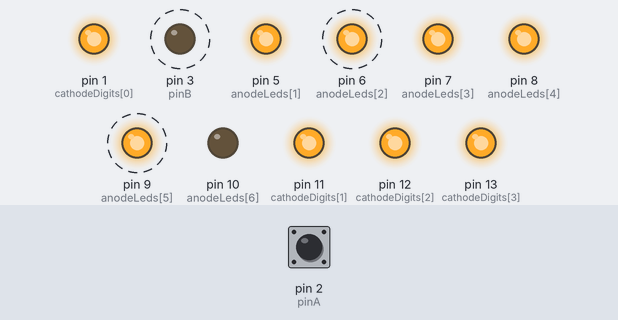
The sketch below on a simulated Arduino Uno, built with avr-gcc and run on an emulated ATmega328P. On the bench: output pins drawn as LEDs (lit = HIGH). Dashed ring = blinking. The test bench sets the inputs (shaded band); at power-on: pin 2 (pinA) HIGH.

Above: at 0.3 s.
At 0.7 s:
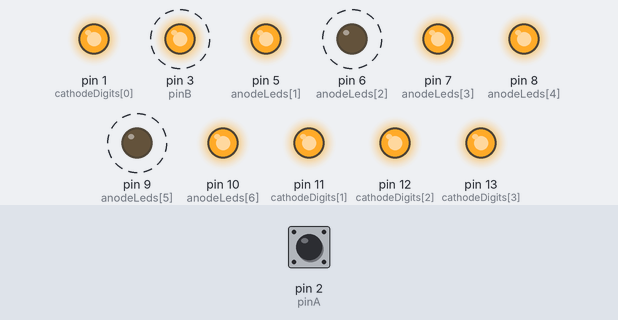
1.3 s: pin 2 (pinA) pulled LOW for 3.2 s
At 1.7 s:
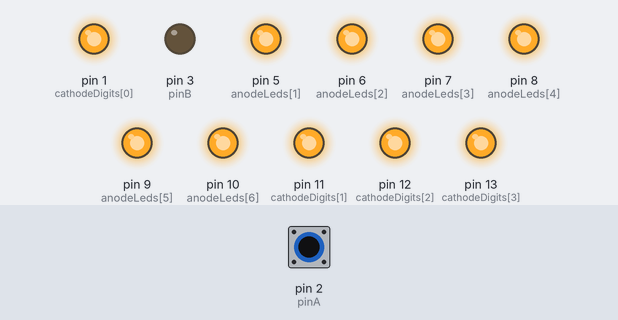
Timing chart, 0 to 12.0 s (numbered marks = the images above; inputs shaded):
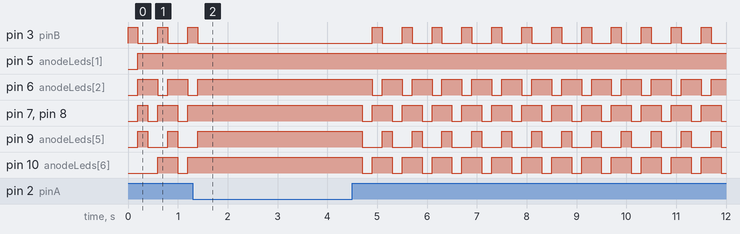

Measured:
- by itself, pin 3 (pinB): repeats every 0.60 s: HIGH 0.20 s, LOW 0.40 s
- by itself, pin 6 (anodeLeds[2]): repeats every 0.60 s: LOW 0.20 s, HIGH 0.40 s
- by itself, pin 9 (anodeLeds[5]): repeats every 0.60 s: LOW 0.40 s, HIGH 0.20 s

The sketch:

Labo05_Opdracht_4.ino
```cpp
int pinA = 2;
int pinB = 3;

//Anode leds
int anodeLeds[] = {3, 5, 6, 7, 8, 9, 10};

//Cathode digits
int cathodeDigits[] = {1, 11, 12, 13};

int eerstedigit, laatstedigit = 0;

int Previous, State;
int counter = 0;
int rot_dir = 0;

void setup() {
  pinMode(pinA, INPUT);
  pinMode(pinB, INPUT);

  digitalWrite (pinA, HIGH);   // enable pull-up
  digitalWrite (pinB, HIGH);   // enable pull-up

  attachInterrupt (digitalPinToInterrupt(pinA), rotaryTurn, FALLING);

  for (int i = 0; i < 7; i++) {
    pinMode(anodeLeds[i], OUTPUT);
  }
  for (int i = 0; i < 4; i++) {
    pinMode(cathodeDigits[i], OUTPUT);
  }
  for (int i = 0; i < 4; i++) {
    digitalWrite(cathodeDigits[i], HIGH);
  }
}

void loop() {

  State = digitalRead(pinA);
  if (State != Previous)
  {
    if (digitalRead(pinB) != State)
    {
      counter++;
      if (counter > 8)
      {
        counter = 8;
      }
      delay(200);
    }
    else
    {
      counter--;
      if (counter < 8)
      {
        counter = 0;
      }
      delay(200);
    }
    switch (counter)
    {
      case 0:
        for (int i = 0; i < 6; i++) {
          digitalWrite(anodeLeds[i], HIGH);
        }
        digitalWrite(anodeLeds[7], LOW);
        break;
      case 1:
        digitalWrite(anodeLeds[0], LOW);
        digitalWrite(anodeLeds[1], HIGH);
        digitalWrite(anodeLeds[2], HIGH);
        for (int i = 3; i < 7; i++) {
          digitalWrite(anodeLeds[i], LOW);
        }
        break;
      case 2:
        digitalWrite(anodeLeds[0], HIGH);
        digitalWrite(anodeLeds[1], HIGH);
        digitalWrite(anodeLeds[2], LOW);
        digitalWrite(anodeLeds[3], HIGH);
        digitalWrite(anodeLeds[4], HIGH);
        digitalWrite(anodeLeds[5], LOW);
        digitalWrite(anodeLeds[6], HIGH);
        break;
      case 3:
        for (int i = 0; i < 3; i++) {
          digitalWrite(anodeLeds[i], HIGH);
        }
        digitalWrite(anodeLeds[4], LOW);
        digitalWrite(anodeLeds[5], LOW);
        digitalWrite(anodeLeds[6], HIGH);
        break;
      case 4:
        digitalWrite(anodeLeds[0], LOW);
        digitalWrite(anodeLeds[1], HIGH);
        digitalWrite(anodeLeds[2], HIGH);
        digitalWrite(anodeLeds[3], LOW);
        digitalWrite(anodeLeds[4], LOW);
        digitalWrite(anodeLeds[5], HIGH);
        digitalWrite(anodeLeds[6], HIGH);
        break;
      case 5:
        digitalWrite(anodeLeds[0], HIGH);
        digitalWrite(anodeLeds[1], LOW);
        digitalWrite(anodeLeds[2], HIGH);
        digitalWrite(anodeLeds[3], HIGH);
        digitalWrite(anodeLeds[4], LOW);
        digitalWrite(anodeLeds[5], HIGH);
        digitalWrite(anodeLeds[6], HIGH);
        break;
      case 6:
        digitalWrite(anodeLeds[0], HIGH);
        digitalWrite(anodeLeds[1], LOW);
        digitalWrite(anodeLeds[2], HIGH);
        digitalWrite(anodeLeds[3], HIGH);
        digitalWrite(anodeLeds[4], HIGH);
        digitalWrite(anodeLeds[5], HIGH);
        digitalWrite(anodeLeds[6], HIGH);

        break;
      case 7:
        digitalWrite(anodeLeds[0], HIGH);
        digitalWrite(anodeLeds[1], HIGH);
        digitalWrite(anodeLeds[2], HIGH);
        digitalWrite(anodeLeds[3], LOW);
        digitalWrite(anodeLeds[4], LOW);
        digitalWrite(anodeLeds[5], LOW);
        digitalWrite(anodeLeds[6], LOW);
        break;
      case 8:
        for (int i = 0; i < 6; i++) {
          digitalWrite(anodeLeds[i], HIGH);
        }
        break;
      case 9:
        digitalWrite(anodeLeds[0], HIGH);
        digitalWrite(anodeLeds[1], HIGH);
        digitalWrite(anodeLeds[2], HIGH);
        digitalWrite(anodeLeds[3], HIGH);
        digitalWrite(anodeLeds[4], LOW);
        digitalWrite(anodeLeds[5], HIGH);
        digitalWrite(anodeLeds[6], HIGH);
        break;
        //
    }
    if (laatstedigit < 4) {
      laatstedigit++;
      eerstedigit++;
    }
    else {
      laatstedigit = 1;
      eerstedigit = 0;
    }
  }
}
void rotaryTurn()
{
  rot_dir = digitalRead(pinA);
  State = 1;
}
```
